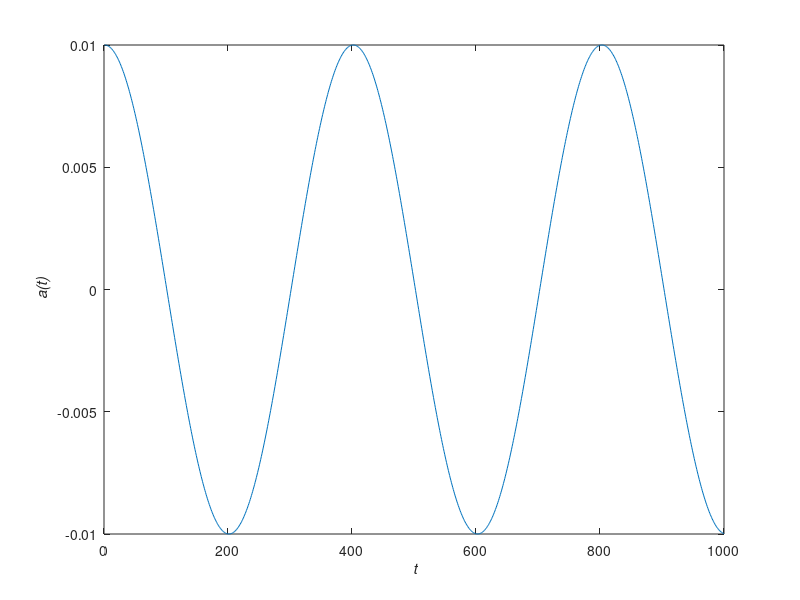

This chart was generated by the following MATLAB code:
% Title
% Kai brooks
% 8 Apr 2019
% Description
%
%The equation of motion of a pendulum is given by:

% This equation has a well-known solution.  If we start the pendulum from 
% rest at an initial angle a_0 at an intial time t=0, then the solution is
% just a(t) = a_0 * cos(sqrt(g/l)*t). The period of the pendulum is given
% by T=2pi*sqrt(l/g)
% Write a script to evaluate the above equation for times t=0 to 10 in
% steps of 0.01, where a_0 = 0.01; g = 9.8; l = 4

% Although the calculation can be done using just a single line in MATLAB, 
% for this assignment you MUST use a for loop to evaluate the value of 
% a for each value in the t array.  HINT: The cosine function in MATLAB 
% is called cos and it takes radians as its argument.  The square root 
% function is called sqrt.  Use the plot function to plot the result.  Be 
% sure to label the axes of your plot.


clc
close all
clear all

format

a_0 = 0.01;
g = 9.8;
l = 4;
n = 0;

%a(t) = a_0 * cos(sqrt(g/l)*t); % solution
%T=2pi*sqrt(l/g) % period
 
for t=0:0.01:10
    n = n+1;    % Array index, since argument must be an integer
    a(n) = a_0 * cos(sqrt(g/l)*t);
end

figure(1)
plot(a)
xlim([0 n])
xlabel('\it t')
ylabel('\it a(t)')

% Automated feedback script
% test=scriptname.m;
% str = '&body= Hi Kai,  %0D%0A  %0D%0A    Your program works well, except for: '; 
% email=strcat('kbrooks@pdx.edu?subject=[PH322 feedback] %20', test, str ); 
% url = ['mailto:',email]; 
% web(url)